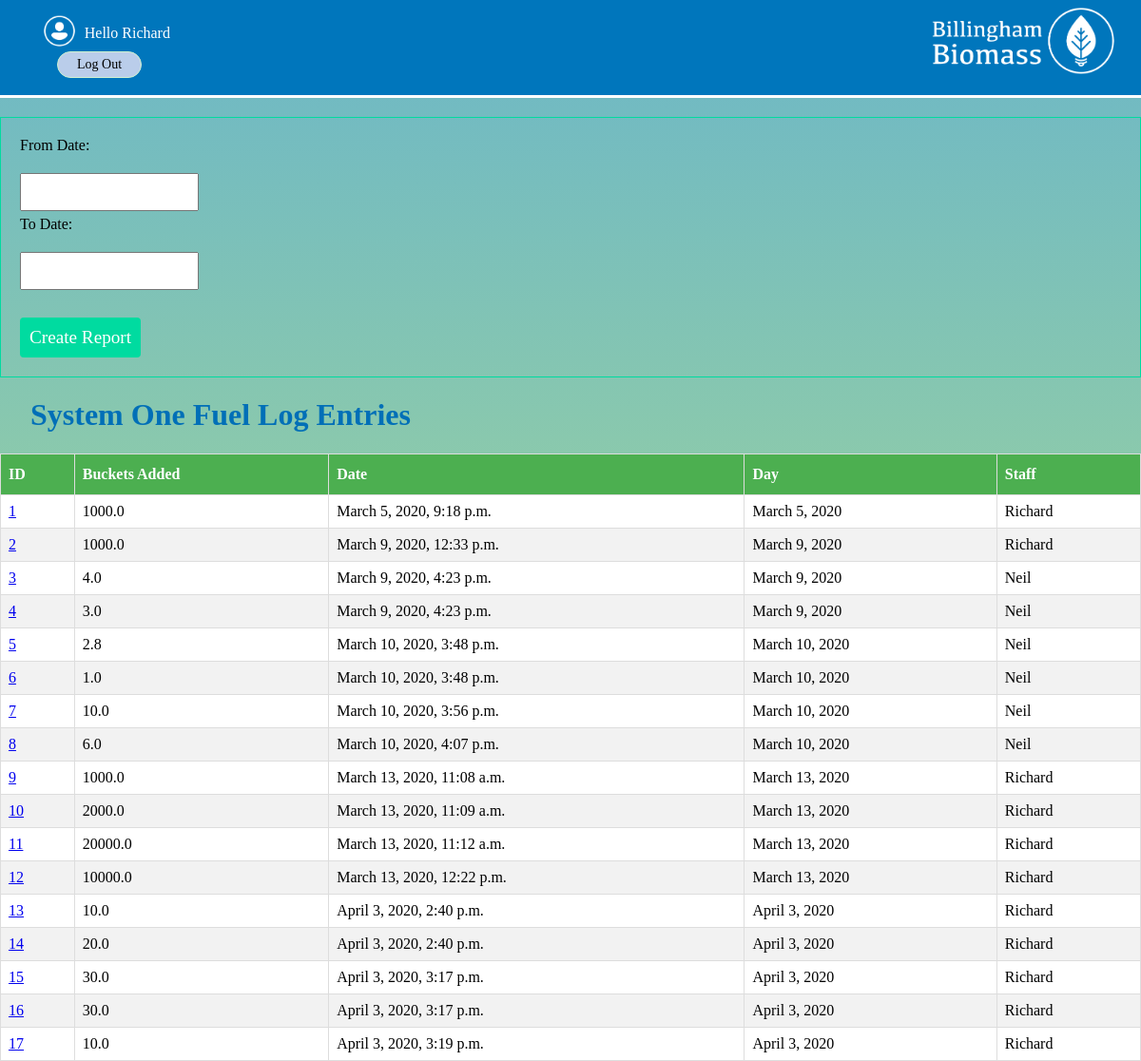
The page /reports/onefuellogreport (signed in) on the database its author committed.
### systems/models.py (models this page shows, shortened)
class FuelLogSystemOneMod(models.Model):
    products = tuple(productsMod.objects.values_list('id', 'product_type'))
    buckets_added = models.FloatField()
    date = models.DateTimeField(auto_now_add = True)
    day = models.DateField(auto_now_add = True)
    staff = models.ForeignKey(User,on_delete=models.CASCADE)
    thumb = models.ImageField(blank=True,null=True)
    product = models.IntegerField(choices=products,default=0)

### reports/views.py (the view)
# urls.py: path('onefuellogreport',views.systemOneFuelLogReport, name='onefuellogreport'),
@login_required(login_url="/accounts/login/")
def systemOneFuelLogReport(request):
    entriesFuel = FuelLogSystemOneMod.objects.all().order_by('date')
    if request.method == 'POST':
        form = forms.ReportDateForm(request.POST)
        if form.is_valid():
            data = request.POST.copy()
            fromdate = data.get('fromdate')
            todate = data.get('todate')
            fromdate = fromdate.replace('/',' ')
            todate = todate.replace('/',' ')
            fromdate = datetime.strptime(fromdate,'%d %m %Y')
            todate = datetime.strptime(todate,'%d %m %Y')
            entriesFuel = FuelLogSystemOneMod.objects.filter(day__gte=fromdate,day__lte=todate).order_by('date')
            return render(request,'reports/systemonefuellogreport.html',{'form':form,'entriesFuel':entriesFuel})
    else:
        form = forms.ReportDateForm()
    return render(request,'reports/systemonefuellogreport.html',{'form':form,'entriesFuel':entriesFuel})

### reports/forms.py
class ReportDateForm(forms.ModelForm):
    fromdate = forms.DateField(widget=forms.DateInput(format = '%d/%m/%Y'), input_formats=('%d/%m/%Y',))
    todate = forms.DateField(widget=forms.DateInput(format = '%d/%m/%Y'), input_formats=('%d/%m/%Y',))
    def __init__(self, *args, **kwargs):
       super(ReportDateForm, self).__init__(*args, **kwargs)
       self.fields['fromdate'].label = "From Date"
       self.fields['todate'].label = "To Date"
    class Meta:
        model = models.DatesMod
        fields = ['fromdate','todate']

### reports/templates/reports/systemonefuellogreport.html (shortened to what this page needs)
{% extends 'base_layout.html' %}
{% block content %}
  <form class="site-form" action="{%url 'reports:onefuellogreport'%}" method="post">
      {{form}}
    <input type="submit" value="Create Report">
  </form>
<div class="fuelLog">
  <h1>System One Fuel Log Entries</h1>
  <table>
    <thead>
    <th>ID</th>
    <th>Buckets Added</th>
    <th>Date</th>
    <th>Day</th>
    <th>Staff</th>
    </thead>
    <tbody>
  {% for entryFuel in entriesFuel %}
  <tr>
      <td><a href="{% url 'systems:idfuellogsystemone' id=entryFuel.id%}">{{entryFuel.id}}</a></td>
      <td>{{entryFuel.buckets_added}}</td>
      <td>{{entryFuel.date}}</td>
      <td>{{entryFuel.day}}</td>
      <td>{{entryFuel.staff}}</td>
      </tr>
    {% endfor %}
    </tbody>
</div>
{% endblock %}

### templates/base_layout.html (shortened to what this page needs)
{% load static from staticfiles %}
<!DOCTYPE html>
<html lang="en" dir="ltr">
  <head>
    <link rel="stylesheet" href="{% static 'styles.css'%}">
  </head>
  <body>
    <div class="head">
      <a href="{% url 'home' %}" ><img src="{% static 'Biomass.png' %}" class="logo" alt="Biomass-Logo" ></img></a>
    <nav class="navigation">
      <ul>
        {% if user.is_authenticated %}
        <li>
          <form class="logout-link" action="{% url 'accounts:logout' %}" method="post">
            <img class="loginimages" src="{%static 'User.png'%}" alt="user-img">
            Hello {{user}} <button type="submit"> Log Out </button>
          </form>
        </li>
        {% endif %}
      </ul>
    </nav>
</div>
    <div class="wrapper">
      {% block content %}
      {% endblock %}
    </div>
  </body>
</html>

### assets/styles.css (style rules this page uses)
* { font-family:"Kefa"; }
html { -webkit-tap-highlight-color:transparent; }
.head { background:rgb(0,118,188); height:100px; margin-top:-1em; border-bottom:3px solid white; }
.loginimages { height:2.5em; transform:translateY(30%); }
.monthly table , .fuelLog table { font-family: "Kefa"; border-collapse: collapse; width: 100%; background-color:white; }
.monthly td,th, .fuelLog td,th { border: 1px solid #ddd; padding: 8px; }
.monthly tr:nth-child(even), .fuelLog tr:nth-child(even) { background-color: #f2f2f2; }
.monthly th ,.fuelLog th { padding-top: 12px; padding-bottom: 12px; text-align: left; background-color: #4CAF50; color: white; }
@media only screen and (min-width: 751px) { .logo { position:block; z-index:2; float:right; top:0.5em; width:250px; height:auto; } }
@media only screen and (min-width: 751px) { .navigation li { position:block; z-index:1; float:left; list-style-type:none; bottom:3em; padding:0 2em 0 0; color:white; font-size:16px; } }
.navigation li button { border-radius:40px; color:white; padding: 5px 20px; text-align: center; text-decoration: none; display: block; font-size: 14px; margin: 10px 20px; transition-duration: 0.4s; cursor: pointer; }
.navigation li button { background-color:#bacdea; color: black; border: 1px solid #cff1d1; }
body { background:rgba(200,255,200,0.7) }
h1 { font-family: "Kefa"; color:#006fb7; margin-left:1em; }
.site-form { margin-top:20px; border: 1px solid #00dba0; padding:20px; }
.site-form input, .site-form textarea { display:block; margin: 20px 0 5px 0; padding: 10px; }
.site-form input[type="submit"] { background: #00dba0; border:0; margin:1.5em 0 0 0; color:#fff; font-size:1.2em; border-radius:4px; cursor:pointer; }
html { height: 100%; }
body { background-image: linear-gradient(rgba(0, 111, 183, 0.5), rgba(142, 195, 60, 0.5)); height: 100%; margin: 0; background-repeat: no-repeat; background-attachment: fixed; }

### rows shown on the page
FuelLogSystemOneMod: id "1", buckets_added "1000.0", date "March 5, 2020, 9:18 p.m.", day "March 5, 2020", staff "Richard"
FuelLogSystemOneMod: id "2", buckets_added "1000.0", date "March 9, 2020, 12:33 p.m.", day "March 9, 2020", staff "Richard"
FuelLogSystemOneMod: id "3", buckets_added "4.0", date "March 9, 2020, 4:23 p.m.", day "March 9, 2020", staff "Neil"
FuelLogSystemOneMod: id "4", buckets_added "3.0", date "March 9, 2020, 4:23 p.m.", day "March 9, 2020", staff "Neil"
FuelLogSystemOneMod: id "5", buckets_added "2.8", date "March 10, 2020, 3:48 p.m.", day "March 10, 2020", staff "Neil"
FuelLogSystemOneMod: id "6", buckets_added "1.0", date "March 10, 2020, 3:48 p.m.", day "March 10, 2020", staff "Neil"
FuelLogSystemOneMod: id "7", buckets_added "10.0", date "March 10, 2020, 3:56 p.m.", day "March 10, 2020", staff "Neil"
FuelLogSystemOneMod: id "8", buckets_added "6.0", date "March 10, 2020, 4:07 p.m.", day "March 10, 2020", staff "Neil"
FuelLogSystemOneMod: id "9", buckets_added "1000.0", date "March 13, 2020, 11:08 a.m.", day "March 13, 2020", staff "Richard"
FuelLogSystemOneMod: id "10", buckets_added "2000.0", date "March 13, 2020, 11:09 a.m.", day "March 13, 2020", staff "Richard"
FuelLogSystemOneMod: id "11", buckets_added "20000.0", date "March 13, 2020, 11:12 a.m.", day "March 13, 2020", staff "Richard"
FuelLogSystemOneMod: id "12", buckets_added "10000.0", date "March 13, 2020, 12:22 p.m.", day "March 13, 2020", staff "Richard"
FuelLogSystemOneMod: id "13", buckets_added "10.0", date "April 3, 2020, 2:40 p.m.", day "April 3, 2020", staff "Richard"
FuelLogSystemOneMod: id "14", buckets_added "20.0", date "April 3, 2020, 2:40 p.m.", day "April 3, 2020", staff "Richard"
FuelLogSystemOneMod: id "15", buckets_added "30.0", date "April 3, 2020, 3:17 p.m.", day "April 3, 2020", staff "Richard"
FuelLogSystemOneMod: id "16", buckets_added "30.0", date "April 3, 2020, 3:17 p.m.", day "April 3, 2020", staff "Richard"
FuelLogSystemOneMod: id "17", buckets_added "10.0", date "April 3, 2020, 3:19 p.m.", day "April 3, 2020", staff "Richard"

### other values the page prints
{{ user }} "Richard"
